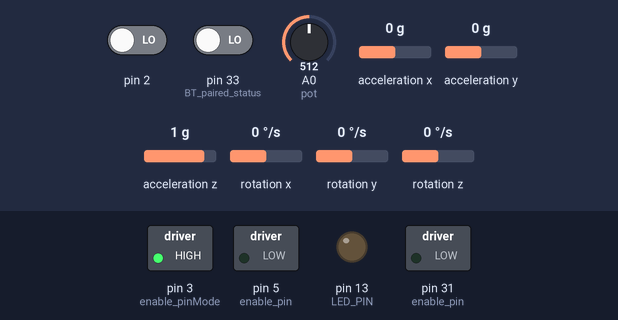
A sketch run on a simulated Arduino Mega 2560, built with avr-gcc and run on an emulated ATmega2560. On the bench: switched loads named in the sketch (green lamp = pin HIGH), output pins drawn as LEDs (lit = HIGH). The inputs (shaded band) are chosen by the test bench; at power-on: acceleration y 0 g, A0 (pot) = 512, acceleration z 1 g, pin 2 LOW, pin 33 (BT_paired_status) LOW, acceleration x 0 g, rotation x 0 °/s, rotation y 0 °/s, rotation z 0 °/s. The sensor or clock chip raises its interrupt line as the real part does; what the sketch prints to the serial monitor is not drawn.

Above: at 1.7 s.
1.8 s: acceleration y set to -1.4 g
At 2.9 s:
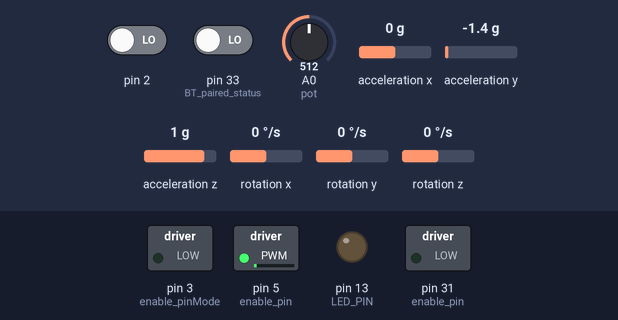
3.3 s: A0 (pot) set to 992
At 4.2 s:
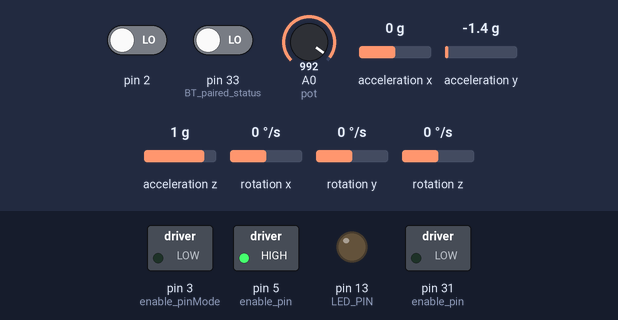
4.8 s: acceleration y set to -0.8 g
At 5.3 s:
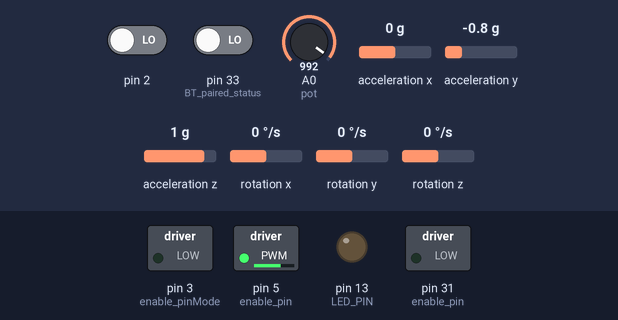
6.3 s: acceleration z set to 1.4 g
At 7.5 s:
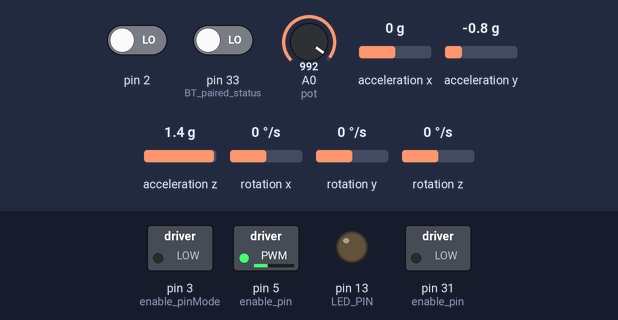
7.8 s: A0 (pot) set to 306
At 8.6 s:
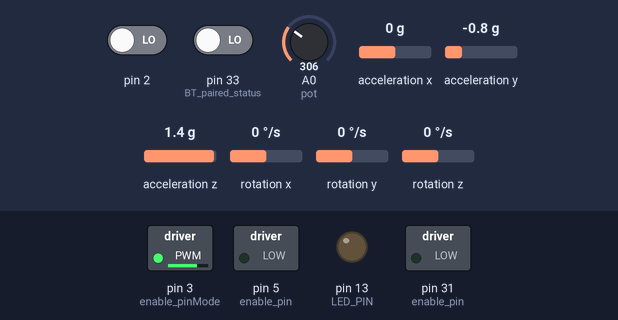
9.3 s: acceleration z set to 0.9 g
At 9.9 s:
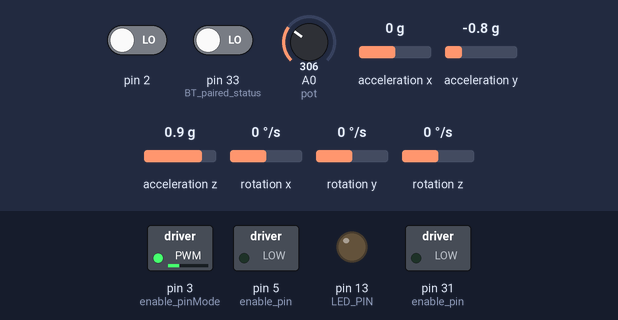
Timing chart, 0 to 11.8 s (numbered marks = the images above; inputs shaded):
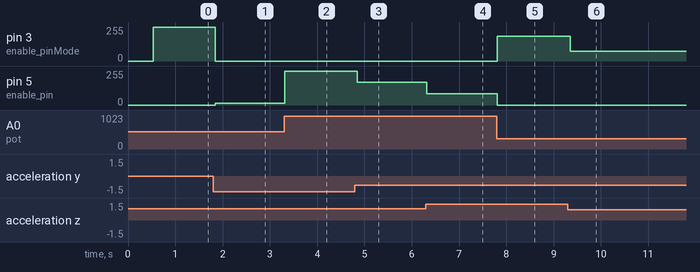

Measured:
- after the input at 1.8 s, pin 3 (enable_pinMode): 255/255 → 0/255 after 0.05 s; pin 5 (enable_pin): 0/255 → 15/255 after 0.05 s
- after the input at 3.3 s, pin 5 (enable_pin): 15/255 → 255/255 at once
- after the input at 4.8 s, pin 5 (enable_pin): 255/255 → 169/255 after 0.05 s
- after the input at 6.3 s, pin 5 (enable_pin): 169/255 → 85/255 at once
- after the input at 7.8 s, pin 3 (enable_pinMode): 0/255 → 184/255 at once; pin 5 (enable_pin): 85/255 → 0/255 at once
- after the input at 9.3 s, pin 3 (enable_pinMode): 184/255 → 72/255 after 0.05 s

The sketch:

Droid06.ino
```cpp
// I2C device class (I2Cdev) demonstration Arduino sketch for MPU6050 class using DMP (MotionApps v2.0)
// 6/21/2012 by Jeff Rowberg <jeff@rowberg.net>
// Updates should (hopefully) always be available at https://github.com/jrowberg/i2cdevlib
//
// Changelog:
//      2013-05-08 - added seamless Fastwire support
//                 - added note about gyro calibration
//      2012-06-21 - added note about Arduino 1.0.1 + Leonardo compatibility error
//      2012-06-20 - improved FIFO overflow handling and simplified read process
//      2012-06-19 - completely rearranged DMP initialization code and simplification
//      2012-06-13 - pull gyro and accel data from FIFO packet instead of reading directly
//      2012-06-09 - fix broken FIFO read sequence and change interrupt detection to RISING
//      2012-06-05 - add gravity-compensated initial reference frame acceleration output
//                 - add 3D math helper file to DMP6 example sketch
//                 - add Euler output and Yaw/Pitch/Roll output formats
//      2012-06-04 - remove accel offset clearing for better results (thanks Sungon Lee)
//      2012-06-01 - fixed gyro sensitivity to be 2000 deg/sec instead of 250
//      2012-05-30 - basic DMP initialization working

/* ============================================
I2Cdev device library code is placed under the MIT license
Copyright (c) 2012 Jeff Rowberg

Permission is hereby granted, free of charge, to any person obtaining a copy
of this software and associated documentation files (the "Software"), to deal
in the Software without restriction, including without limitation the rights
to use, copy, modify, merge, publish, distribute, sublicense, and/or sell
copies of the Software, and to permit persons to whom the Software is
furnished to do so, subject to the following conditions:

The above copyright notice and this permission notice shall be included in
all copies or substantial portions of the Software.

THE SOFTWARE IS PROVIDED "AS IS", WITHOUT WARRANTY OF ANY KIND, EXPRESS OR
IMPLIED, INCLUDING BUT NOT LIMITED TO THE WARRANTIES OF MERCHANTABILITY,
FITNESS FOR A PARTICULAR PURPOSE AND NONINFRINGEMENT. IN NO EVENT SHALL THE
AUTHORS OR COPYRIGHT HOLDERS BE LIABLE FOR ANY CLAIM, DAMAGES OR OTHER
LIABILITY, WHETHER IN AN ACTION OF CONTRACT, TORT OR OTHERWISE, ARISING FROM,
OUT OF OR IN CONNECTION WITH THE SOFTWARE OR THE USE OR OTHER DEALINGS IN
THE SOFTWARE.
===============================================
*/

// I2Cdev and MPU6050 must be installed as libraries, or else the .cpp/.h files
// for both classes must be in the include path of your project
#include "I2Cdev.h"

#include "MPU6050_6Axis_MotionApps20.h"
//#include "MPU6050.h" // not necessary if using MotionApps include file

// Arduino Wire library is required if I2Cdev I2CDEV_ARDUINO_WIRE implementation
// is used in I2Cdev.h

#include "Wire.h"

#include <PID_v1.h>  //PID loop from http://playground.arduino.cc/Code/PIDLibrary


// class default I2C address is 0x68
// specific I2C addresses may be passed as a parameter here
// AD0 low = 0x68 (default for SparkFun breakout and InvenSense evaluation board)
// AD0 high = 0x69
MPU6050 mpu;
//MPU6050 mpu(0x69); // <-- use for AD0 high

/* =========================================================================
   NOTE: In addition to connection 3.3v, GND, SDA, and SCL, this sketch
   depends on the MPU-6050's INT pin being connected to the Arduino's
   external interrupt #0 pin. On the Arduino Uno and Mega 2560, this is
   digital I/O pin 2.
 * ========================================================================= */

/* =========================================================================
   NOTE: Arduino v1.0.1 with the Leonardo board generates a compile error
   when using Serial.write(buf, len). The Teapot output uses this method.
   The solution requires a modification to the Arduino USBAPI.h file, which
   is fortunately simple, but annoying. This will be fixed in the next IDE
   release. For more info, see these links:

   http://arduino.cc/forum/index.php/topic,109987.0.html
   http://code.google.com/p/arduino/issues/detail?id=958
 * ========================================================================= */


// uncomment "OUTPUT_READABLE_YAWPITCHROLL" if you want to see the yaw/
// pitch/roll angles (in degrees) calculated from the quaternions coming
// from the FIFO. Note this also requires gravity vector calculations.
// Also note that yaw/pitch/roll angles suffer from gimbal lock (for
// more info, see: http://en.wikipedia.org/wiki/Gimbal_lock)
#define OUTPUT_READABLE_YAWPITCHROLL


#define LED_PIN 13 // (Arduino is 13, Teensy is 11, Teensy++ is 6)
bool blinkState = false;

// MPU control/status vars
bool dmpReady = false;  // set true if DMP init was successful
uint8_t mpuIntStatus;   // holds actual interrupt status byte from MPU
uint8_t devStatus;      // return status after each device operation (0 = success, !0 = error)
uint16_t packetSize;    // expected DMP packet size (default is 42 bytes)
uint16_t fifoCount;     // count of all bytes currently in FIFO
uint8_t fifoBuffer[64]; // FIFO storage buffer

// orientation/motion vars
Quaternion q;           // [w, x, y, z]         quaternion container
VectorInt16 aa;         // [x, y, z]            accel sensor measurements
VectorInt16 aaReal;     // [x, y, z]            gravity-free accel sensor measurements
VectorInt16 aaWorld;    // [x, y, z]            world-frame accel sensor measurements
VectorFloat gravity;    // [x, y, z]            gravity vector
float euler[3];         // [psi, theta, phi]    Euler angle container
float ypr[3];           // [yaw, pitch, roll]   yaw/pitch/roll container and gravity vector

// XRobots vars

int ch1;
int ch2;
int ch3;
int ch4;
int ch5;
int ch6;
int but1 = 1;
int but2 = 1;
int but3 = 1;
int but4 = 1;
int but5 = 1;
int but6 = 1;

float roll;
float pitch;

int pot;
int BTstate = 0;

double Pk1 = 3;
double Ik1 = 0;
double Dk1 = 0;
double Setpoint1, Input1, Output1, Output1a;    // PID variables - tousers SERVO

PID PID1(&Input1, &Output1, &Setpoint1, Pk1, Ik1 , Dk1, DIRECT);    // PID Setup - tousers SERVO


double Pk2 = 3.15;
double Ik2 = 0;
double Dk2 = 0;
double Setpoint2, Input2, Output2, Output2a;    // PID variables - Trouser stability

PID PID2(&Input2, &Output2, &Setpoint2, Pk2, Ik2 , Dk2, DIRECT);    // PID Setup - Trouser stability


// ================================================================
// ===               INTERRUPT DETECTION ROUTINE                ===
// ================================================================

volatile bool mpuInterrupt = false;     // indicates whether MPU interrupt pin has gone high
void dmpDataReady() {
    mpuInterrupt = true;
}


// ================================================================
// ===                      INITIAL SETUP                       ===
// ================================================================

void setup() {
    // join I2C bus (I2Cdev library doesn't do this automatically)

    Wire.begin();
    TWBR = 24; // 400kHz I2C clock (200kHz if CPU is 8MHz). Comment this line if having compilation difficulties with TWBR.

    // initialize serial communication
    // (115200 chosen because it is required for Teapot Demo output, but it's
    // really up to you depending on your project)
    Serial.begin(115200);
    Serial1.begin(115200);
    while (!Serial); // wait for Leonardo enumeration, others continue immediately

    // NOTE: 8MHz or slower host processors, like the Teensy @ 3.3v or Ardunio
    // Pro Mini running at 3.3v, cannot handle this baud rate reliably due to
    // the baud timing being too misaligned with processor ticks. You must use
    // 38400 or slower in these cases, or use some kind of external separate
    // crystal solution for the UART timer.

    // initialize device
    Serial.println(F("Initializing I2C devices..."));
    mpu.initialize();

    // verify connection
    Serial.println(F("Testing device connections..."));
    Serial.println(mpu.testConnection() ? F("MPU6050 connection successful") : F("MPU6050 connection failed"));

    /* // wait for ready
    Serial.println(F("\nSend any character to begin DMP programming and demo: "));
    while (Serial.available() && Serial.read()); // empty buffer
    while (!Serial.available());                 // wait for data
    while (Serial.available() && Serial.read()); // empty buffer again

    */

    // load and configure the DMP
    Serial.println(F("Initializing DMP..."));
    devStatus = mpu.dmpInitialize();

    // supply your own gyro offsets here, scaled for min sensitivity
    mpu.setXGyroOffset(220);
    mpu.setYGyroOffset(76);
    mpu.setZGyroOffset(-85);
    mpu.setZAccelOffset(1788); // 1688 factory default for my test chip

    // make sure it worked (returns 0 if so)
    if (devStatus == 0) {
        // turn on the DMP, now that it's ready
        Serial.println(F("Enabling DMP..."));
        mpu.setDMPEnabled(true);

        // enable Arduino interrupt detection
        Serial.println(F("Enabling interrupt detection (Arduino external interrupt 0)..."));
        attachInterrupt(0, dmpDataReady, RISING);
        mpuIntStatus = mpu.getIntStatus();

        // set our DMP Ready flag so the main loop() function knows it's okay to use it
        Serial.println(F("DMP ready! Waiting for first interrupt..."));
        dmpReady = true;

        // get expected DMP packet size for later comparison
        packetSize = mpu.dmpGetFIFOPacketSize();
    } else {
        // ERROR!
        // 1 = initial memory load failed
        // 2 = DMP configuration updates failed
        // (if it's going to break, usually the code will be 1)
        Serial.print(F("DMP Initialization failed (code "));
        Serial.print(devStatus);
        Serial.println(F(")"));
    }

    // configure LED for output
    pinMode(LED_PIN, OUTPUT);

    pinMode(31, OUTPUT);  // enable pin
    pinMode(33, INPUT);  // BT paired status
    pinMode(3, OUTPUT);  // enable pinMode
    pinMode(5, OUTPUT);  // enable pin

    // *********** PID setup ***********

    PID1.SetMode(AUTOMATIC);              // PID Setup - trousers SERVO
    PID1.SetOutputLimits(-255, 255);
    PID1.SetSampleTime(20);

    PID2.SetMode(AUTOMATIC);              // PID Setup - trousers Stability
    PID2.SetOutputLimits(-255, 255);
    PID2.SetSampleTime(20);


    }


// ================================================================
// ===                    MAIN PROGRAM LOOP                     ===
// ================================================================

void loop() {
    // if programming failed, don't try to do anything
    if (!dmpReady) return;

    // wait for MPU interrupt or extra packet(s) available
    while (!mpuInterrupt && fifoCount < packetSize) {
        // other program behavior stuff here
        // .
        // .
        // .
        // if you are really paranoid you can frequently test in between other
        // stuff to see if mpuInterrupt is true, and if so, "break;" from the
        // while() loop to immediately process the MPU data
        // .
        // .
        // .
    }

    // reset interrupt flag and get INT_STATUS byte
    mpuInterrupt = false;
    mpuIntStatus = mpu.getIntStatus();

    // get current FIFO count
    fifoCount = mpu.getFIFOCount();

    // check for overflow (this should never happen unless our code is too inefficient)
    if ((mpuIntStatus & 0x10) || fifoCount == 1024) {
        // reset so we can continue cleanly
        mpu.resetFIFO();
        Serial.println(F("FIFO overflow!"));

    // otherwise, check for DMP data ready interrupt (this should happen frequently)
    } else if (mpuIntStatus & 0x02) {
        // wait for correct available data length, should be a VERY short wait
        while (fifoCount < packetSize) fifoCount = mpu.getFIFOCount();

        // read a packet from FIFO
        mpu.getFIFOBytes(fifoBuffer, packetSize);
        //mpu.resetFIFO();  // added by XRobots

        // track FIFO count here in case there is > 1 packet available
        // (this lets us immediately read more without waiting for an interrupt)
        fifoCount -= packetSize;

        #ifdef OUTPUT_READABLE_YAWPITCHROLL
            // display Euler angles in degrees
            mpu.dmpGetQuaternion(&q, fifoBuffer);
            mpu.dmpGetGravity(&gravity, &q);
            mpu.dmpGetYawPitchRoll(ypr, &q, &gravity);


            // ****************XRobots main loop code*****************************//

            pitch = (ypr[1] * 180/M_PI);
            roll = (ypr[2] * 180/M_PI);

            Serial.print("Roll: ");
            Serial.print(roll);
            Serial.print("  Pitch: ");
            Serial.print(pitch);

        #endif


    if (Serial1.available() > 0) {

    // look for the next valid integer in the incoming serial stream:

        ch1 = Serial1.parseInt();
        ch2 = Serial1.parseInt();
        ch3 = Serial1.parseInt();
        ch4 = Serial1.parseInt();
        ch5 = Serial1.parseInt();
        ch6 = Serial1.parseInt();
        but1 = Serial1.parseInt();
        but2 = Serial1.parseInt();
        but3 = Serial1.parseInt();
        but4 = Serial1.parseInt();  //enable pin
        but5 = Serial1.parseInt();
        but6 = Serial1.parseInt();


        // look for the newline. That's the end of your sentence:
        if (Serial1.read() == '\n') {
        }
             }

        Serial.print ("  Remote: ");
        Serial.print (ch1);
        Serial.print (" , ");
        Serial.print (ch2);
        Serial.print (" , ");
        Serial.print (ch3);
        Serial.print (" , ");
        Serial.print (ch4);
        Serial.print (" , ");
        Serial.print (ch5);
        Serial.print (" , ");
        Serial.print (ch6);
        Serial.print (" , ");
        Serial.print (but1);
        Serial.print (" , ");
        Serial.print (but2);
        Serial.print (" , ");
        Serial.print (but3);
        Serial.print (" , ");
        Serial.print (but4);  //enable pin
        Serial.print (" , ");
        Serial.print (but5);
        Serial.print (" , ");
        Serial.print (but6);

        pot = analogRead(A0);   // read trousers pot
        Serial.print (" Pot: ");
        Serial.print (pot);

        BTstate = digitalRead(33);

        if(but4 == 0 && BTstate == 1) {
          digitalWrite(31, HIGH);
          Serial.print( " ENABLE " );
          }
        else if (but4 == 1 || BTstate == 0) {
          digitalWrite(31, LOW);
          Serial.print( " DISABLE " );
        }

         Input2 = (roll*-1)+10;
         Setpoint2 = map(ch2, 0,512,45,-45); //original setpoint
         PID2.Compute();
         Setpoint1 = Output2;

         Serial.print(" INPUT2 ");
         Serial.print(Input2);
         Serial.print(" SETPOINT2 ");
         Serial.print(Setpoint2);
         Serial.print(" OUTPUT2 ");
         Serial.print(Output2);


         pot = map(pot, 0, 1024, -255,255);
         pot = pot-40;

         Input1  = pot;
         Input1 = constrain(Input1,-45,45);
         //Setpoint1 = map(ch2, 0,512,45,-45); //original setpoint
         Setpoint1 = constrain(Setpoint1, -45,45);

         Serial.print(" INPUT1 ");
         Serial.print(Input1);
         Serial.print(" SETPOINT1 ");
         Serial.print(Setpoint1);
         Serial.print(" OUTPUT1 ");
         Serial.println(Output1);

         PID1.Compute();

         // ************** drive trousers motor *************


         if (Output1 <= -1)                                      // decide which way to turn the wheels based on deadSpot variable
            {
            Output1a = abs(Output1);
            analogWrite(5, Output1a);                                // set PWM pins
            analogWrite(3, 0);
            }
         else if (Output1 >= 1)                          // decide which way to turn the wheels based on deadSpot variable
            {
            Output1a = abs(Output1);
            analogWrite(3, Output1a);
            analogWrite(5, 0);
            }
         else
            {
            analogWrite(5, 0);
            analogWrite(3, 0);
            }


    }
}
```
